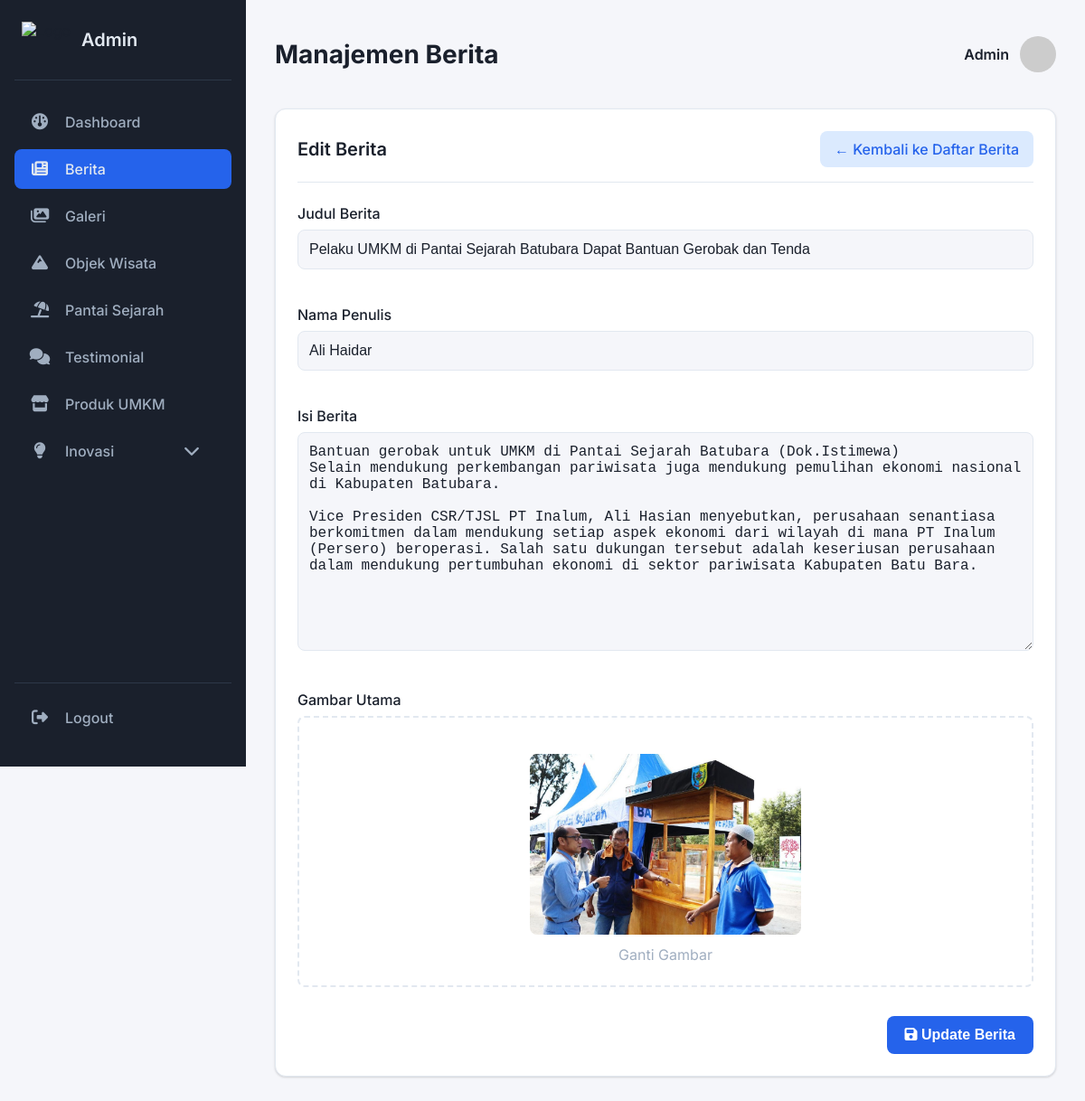
The app's page /admin_dashboard.php?page=berita&action=edit&id=8 with its own data.
### tables this page shows
CREATE TABLE `berita` (
  `id` int(11) NOT NULL,
  `judul` varchar(255) DEFAULT NULL,
  `draft` text DEFAULT NULL,
  `penulis` varchar(100) DEFAULT NULL,
  `tanggal_dibuat` datetime DEFAULT current_timestamp(),
  `gambar` varchar(255) DEFAULT NULL,
  `status` varchar(20) DEFAULT 'active'
);

### admin_dashboard.php (the view, shortened to what this page needs)
<?php
include 'koneksi.php';
$page = $_GET['page'] ?? 'home';
$action = $_GET['action'] ?? '';
$edit_berita = null;
if ($action == 'edit' && isset($_GET['id'])) {
    $edit_id = intval($_GET['id']);
    if ($page == 'berita') {
        $q = $conn->query("SELECT * FROM berita WHERE id=$edit_id");
        $edit_berita = $q ? $q->fetch_assoc() : null;
    } elseif ($page == 'inovasi') {
        $q = $conn->query("SELECT * FROM inovasi WHERE id=$edit_id");
        $edit_inovasi = $q ? $q->fetch_assoc() : null;
    } elseif ($page == 'produk-umkm') {
        $q = $conn->query("SELECT * FROM produk_umkm WHERE id=$edit_id");
        $edit_produk = $q ? $q->fetch_assoc() : null;
    } elseif ($page == 'objek-wisata') {
        $q = $conn->query("SELECT * FROM objek_wisata WHERE id=$edit_id");
        $edit_wisata = $q ? $q->fetch_assoc() : null;
    } elseif ($page == 'testimonial-pantai') {
        $q = $conn->query("SELECT * FROM testimonial_pantai_sejarah WHERE id=$edit_id");
        $edit_testimonial = $q ? $q->fetch_assoc() : null;
    }
}
?>
<!DOCTYPE html>
<html lang="id">
<head>
    <link rel="stylesheet" href="https://cdnjs.cloudflare.com/ajax/libs/font-awesome/6.4.2/css/all.min.css">
</head>
<body>
    <div class="admin-layout">
        <div class="sidebar" id="sidebar">
            <div class="sidebar-header">
                <img src="asset/logo-white.png" alt="Logo">
                <h3>Admin</h3>
            </div>
            <nav>
                <a href="admin_dashboard.php?page=home" class="<?= $page=='home'?'active':'' ?>"><i class="fa-solid fa-gauge"></i> Dashboard</a>
                <a href="admin_dashboard.php?page=berita" class="<?= $page=='berita'?'active':'' ?>"><i class="fa-solid fa-newspaper"></i> Berita</a>
                <a href="admin_dashboard.php?page=galeri" class="<?= $page=='galeri'?'active':'' ?>"><i class="fa-solid fa-images"></i> Galeri</a>
                <a href="admin_dashboard.php?page=objek-wisata" class="<?= $page=='objek-wisata'?'active':'' ?>"><i class="fa-solid fa-mountain"></i> Objek Wisata</a>
                <a href="admin_dashboard.php?page=pantai-sejarah" class="<?= $page=='pantai-sejarah'?'active':'' ?>"><i class="fa-solid fa-umbrella-beach"></i> Pantai Sejarah</a>
                <a href="admin_dashboard.php?page=testimonial-pantai" class="<?= $page=='testimonial-pantai'?'active':'' ?>"><i class="fa-solid fa-comments"></i> Testimonial</a>
                <a href="admin_dashboard.php?page=produk-umkm" class="<?= $page=='produk-umkm'?'active':'' ?>"><i class="fa-solid fa-store"></i> Produk UMKM</a>
                <div class="sidebar-dropdown">
                    <a href="#" class="dropdown-toggle <?= (in_array($page, ['inovasi-pendidikan', 'inovasi-pertanian', 'inovasi-teknologi'])) ? 'active' : '' ?>"><i class="fa-solid fa-lightbulb"></i> Inovasi <i class="fa-solid fa-chevron-down dropdown-icon"></i></a>
                </div>
            </nav>
            <div class="sidebar-footer">
                 <a href="#" id="logoutBtn"><i class="fa-solid fa-right-from-bracket"></i> Logout</a>
            </div>
        </div>
        <div class="main-content">
            <div class="topbar">
                <h1 class="topbar-title">
                    <?php
                        if ($page == 'home') echo 'Dashboard';
                        else if ($page == 'berita') echo 'Manajemen Berita';
                    ?>
                </h1>
                <div class="admin-profile">
                    <span class="admin-name"><?= isset($_SESSION['admin_username']) ? htmlspecialchars($_SESSION['admin_username']) : 'Admin'; ?></span>
                    <img src="https://ui-avatars.com/api/?name=<?= urlencode(isset($_SESSION['admin_username']) ? $_SESSION['admin_username'] : 'Admin') ?>&background=dbeafe&color=2563eb&font-size=0.5" alt="Avatar" style="width:40px; height:40px; border-radius:50%;">
                </div>
            </div>
            <?php if ($page=='berita'): ?>
            <div class="card" id="berita">
                <?php if ($action=='tambah' || ($action=='edit' && isset($edit_berita))): ?>
                    <div class="card-header">
                        <h2><?= $action == 'tambah' ? 'Tulis Berita Baru' : 'Edit Berita' ?></h2>
                        <a href="admin_dashboard.php?page=berita" class="btn-secondary">&larr; Kembali ke Daftar Berita</a>
                    </div>
                    <form method="POST" action="" enctype="multipart/form-data" class="modern-form">
                        <div class="form-group">
                            <label for="judul">Judul Berita</label>
                            <input type="text" id="judul" name="judul" value="<?= htmlspecialchars($edit_berita['judul'] ?? '') ?>" required placeholder="Masukkan judul berita...">
                        </div>
                        <div class="form-group">
                            <label for="penulis">Nama Penulis</label>
                            <input type="text" id="penulis" name="penulis" value="<?= htmlspecialchars($edit_berita['penulis'] ?? '') ?>" required placeholder="Contoh: John Doe">
                        </div>
                        <div class="form-group">
                            <label for="draft">Isi Berita</label>
                            <textarea id="draft" name="draft" rows="12" required placeholder="Tulis isi berita di sini..."><?= htmlspecialchars($edit_berita['draft'] ?? '') ?></textarea>
                        </div>
                        <div class="form-group">
                            <label for="gambar">Gambar Utama</label>
                            <div class="image-upload-wrapper">
                                <div class="image-preview" id="imagePreview">
                                    <?php if ($action == 'edit' && !empty($edit_berita['gambar'])) : ?>
                                        <img src="<?= htmlspecialchars($edit_berita['gambar']) ?>" alt="Preview Gambar">
                                        <span class="image-preview-text">Ganti Gambar</span>
                                    <?php else: ?>
                                        <i class="fa-solid fa-cloud-arrow-up"></i>
                                        <span class="image-preview-text">Pilih atau seret gambar ke sini</span>
                                    <?php endif; ?>
                                </div>
                            </div>
                        </div>
                        <div class="form-actions">
                            <button type="submit" name="<?= $action == 'tambah' ? 'tambah_berita' : 'update_berita' ?>" class="btn-primary"><i class="fa-solid fa-save"></i> <?= $action == 'tambah' ? 'Simpan Berita' : 'Update Berita' ?></button>
                        </div>
                    </form>
                <?php endif; ?>
            </div>
            <?php endif; ?>
        </div>
    </div>
</body>
</html>

### admin_dashboard.php (style rules this page uses)
:root { --background: #f5f6fa; --primary: #1a202c; --secondary: #2d3748; --text-primary: #e2e8f0; --text-secondary: #a0aec0; --accent: #2563eb; --accent-light: #dbeafe; --card-bg: #ffffff; --border-color: #e2e8f0; --shadow: 0 1px 3px 0 rgba(0, 0, 0, 0.1), 0 1px 2px 0 rgba(0, 0, 0, 0.06); }
body { margin: 0; background: var(--background); font-family: 'Inter', sans-serif; color: var(--primary); }
.admin-layout { display: flex; min-height: 100vh; }
.sidebar { width: 240px; background: var(--primary); padding: 24px 16px; display: flex; flex-direction: column; height: 100vh; position: sticky; top: 0; transition: transform 0.3s ease; z-index: 1001; }
.sidebar-header { display: flex; align-items: center; gap: 12px; padding: 0 8px 24px 8px; border-bottom: 1px solid var(--secondary); }
.sidebar-header img { height: 40px; }
.sidebar-header h3 { color: var(--text-primary); font-size: 1.25rem; font-weight: 600; margin: 0; }
.sidebar nav { flex-grow: 1; margin-top: 24px; }
.sidebar a { display: flex; align-items: center; color: var(--text-secondary); text-decoration: none; padding: 12px 16px; margin-bottom: 8px; border-radius: 8px; font-weight: 500; font-size: 1rem; transition: background 0.2s, color 0.2s; }
.sidebar a .fa-solid { margin-right: 16px; font-size: 1.125rem; width: 24px; text-align: center; }
.sidebar a.active, .sidebar a:hover { background: var(--accent); color: var(--text-primary); }
.sidebar-dropdown { position: relative; }
.dropdown-toggle .dropdown-icon { margin-left: auto; transition: transform 0.2s; }
.sidebar-footer { padding-top: 16px; border-top: 1px solid var(--secondary); }
.main-content { flex: 1; padding: 24px 32px; overflow-y: auto; }
.topbar { display: flex; align-items: center; justify-content: space-between; margin-bottom: 24px; }
.topbar-title { font-size: 1.75rem; font-weight: 700; }
.admin-profile { display: flex; align-items: center; gap: 12px; }
.admin-profile .admin-name { font-weight: 600; }
.card { background: var(--card-bg); border-radius: 12px; box-shadow: var(--shadow); padding: 24px; margin-bottom: 24px; border: 1px solid var(--border-color); }
.card-header { display: flex; justify-content: space-between; align-items: center; margin-bottom: 24px; padding-bottom: 16px; border-bottom: 1px solid var(--border-color); }
.card-header h2 { margin: 0; font-size: 1.25rem; font-weight: 600; }
.btn-primary { background: var(--accent); color: white; padding: 10px 16px; border-radius: 8px; text-decoration: none; font-weight: 500; transition: background 0.2s; }
.btn-secondary { background: var(--accent-light); color: var(--accent); padding: 10px 16px; border-radius: 8px; text-decoration: none; font-weight: 500; transition: background 0.2s; }
label { font-weight: 500; color: var(--primary); margin-bottom: 8px; display: block; }
input[type="text"], textarea, input[type="file"], input[type="number"] { width: 100%; padding: 12px; margin-bottom: 16px; border: 1px solid var(--border-color); border-radius: 8px; background: var(--background); font-size: 1rem; transition: border-color 0.2s, box-shadow 0.2s; color: var(--primary); box-sizing: border-box; }
button[type="submit"] { background: var(--accent); color: white; border: none; padding: 12px 20px; border-radius: 8px; font-size: 1rem; font-weight: 600; cursor: pointer; transition: background 0.2s; }
.modern-form .form-group { margin-bottom: 24px; }
.modern-form .form-actions { margin-top: 32px; text-align: right; }
.image-upload-wrapper { position: relative; border: 2px dashed var(--border-color); border-radius: 8px; padding: 24px; text-align: center; cursor: pointer; transition: border-color 0.2s; }
.image-preview { margin-top: 16px; }
.image-preview img { max-width: 100%; max-height: 200px; border-radius: 8px; }
.image-preview-text { display: block; margin-top: 8px; color: var(--text-secondary); }

### records on screen
berita: judul "Pelaku UMKM di Pantai Sejarah Batubara Dapat Bantuan Gerobak dan Tenda", penulis "Ali Haidar", draft "Bantuan gerobak untuk UMKM di Pantai Sejarah Batubara (Dok.Istimewa) Selain mendukung perkembangan pariwisata juga mendukung pemulihan ekonomi nasional di Kabupaten Batubara. Vice Presiden CSR/TJSL PT Inalum, Ali Hasian menyebutkan, perusahaan senantiasa berkomitmen dalam mendukung setiap aspek ekonomi dari wilayah di mana PT Inalum (Persero) beroperasi. Salah satu dukungan tersebut adalah keseriusan perusahaan dalam mendukung pertumbuhan ekonomi di sektor pariwisata Kabupaten Batu Bara.", gambar (picture)
